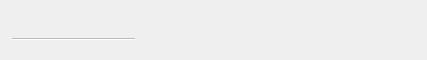
<?xml version="1.0" encoding="UTF-8"?>
<ui version="4.0">
 <class>TitleBar</class>
 <widget class="QWidget" name="TitleBar">
  <property name="geometry">
   <rect>
    <x>0</x>
    <y>0</y>
    <width>395</width>
    <height>60</height>
   </rect>
  </property>
  <property name="minimumSize">
   <size>
    <width>0</width>
    <height>60</height>
   </size>
  </property>
  <property name="baseSize">
   <size>
    <width>0</width>
    <height>50</height>
   </size>
  </property>
  <property name="windowTitle">
   <string>Form</string>
  </property>
  <layout class="QHBoxLayout" name="horizontalLayout">
   <property name="spacing">
    <number>2</number>
   </property>
   <property name="leftMargin">
    <number>0</number>
   </property>
   <property name="topMargin">
    <number>0</number>
   </property>
   <property name="rightMargin">
    <number>20</number>
   </property>
   <property name="bottomMargin">
    <number>0</number>
   </property>
   <item>
    <widget class="QWidget" name="widgetLogo" native="true">
     <property name="minimumSize">
      <size>
       <width>10</width>
       <height>60</height>
      </size>
     </property>
     <property name="maximumSize">
      <size>
       <width>150</width>
       <height>16777215</height>
      </size>
     </property>
     <layout class="QVBoxLayout" name="verticalLayout_2">
      <property name="spacing">
       <number>0</number>
      </property>
      <property name="leftMargin">
       <number>0</number>
      </property>
      <property name="topMargin">
       <number>0</number>
      </property>
      <property name="rightMargin">
       <number>0</number>
      </property>
      <property name="bottomMargin">
       <number>0</number>
      </property>
      <item>
       <spacer name="verticalSpacer">
        <property name="orientation">
         <enum>Qt::Vertical</enum>
        </property>
        <property name="sizeHint" stdset="0">
         <size>
          <width>0</width>
          <height>50</height>
         </size>
        </property>
       </spacer>
      </item>
     </layout>
    </widget>
   </item>
   <item>
    <layout class="QVBoxLayout" name="verticalLayout_3">
     <property name="spacing">
      <number>0</number>
     </property>
     <property name="bottomMargin">
      <number>0</number>
     </property>
     <item>
      <spacer name="verticalSpacer_4">
       <property name="orientation">
        <enum>Qt::Vertical</enum>
       </property>
       <property name="sizeHint" stdset="0">
        <size>
         <width>0</width>
         <height>2</height>
        </size>
       </property>
      </spacer>
     </item>
     <item>
      <widget class="QTabBar" name="tabWidget" native="true">
       <property name="minimumSize">
        <size>
         <width>0</width>
         <height>35</height>
        </size>
       </property>
      </widget>
     </item>
     <item>
      <spacer name="verticalSpacer_2">
       <property name="orientation">
        <enum>Qt::Vertical</enum>
       </property>
       <property name="sizeHint" stdset="0">
        <size>
         <width>0</width>
         <height>20</height>
        </size>
       </property>
      </spacer>
     </item>
    </layout>
   </item>
   <item>
    <spacer name="horizontalSpacer">
     <property name="orientation">
      <enum>Qt::Horizontal</enum>
     </property>
     <property name="sizeHint" stdset="0">
      <size>
       <width>0</width>
       <height>20</height>
      </size>
     </property>
    </spacer>
   </item>
   <item>
    <spacer name="horizontalSpacer_3">
     <property name="orientation">
      <enum>Qt::Horizontal</enum>
     </property>
     <property name="sizeType">
      <enum>QSizePolicy::Fixed</enum>
     </property>
     <property name="sizeHint" stdset="0">
      <size>
       <width>0</width>
       <height>20</height>
      </size>
     </property>
    </spacer>
   </item>
   <item>
    <layout class="QVBoxLayout" name="verticalLayout">
     <item>
      <widget class="QLabel" name="lblBalance">
       <property name="minimumSize">
        <size>
         <width>270</width>
         <height>57</height>
        </size>
       </property>
       <property name="maximumSize">
        <size>
         <width>16777215</width>
         <height>37</height>
        </size>
       </property>
       <property name="font">
        <font>
         <pointsize>17</pointsize>
        </font>
       </property>
       <property name="text">
        <string/>
       </property>
       <property name="alignment">
        <set>Qt::AlignRight|Qt::AlignTop|Qt::AlignTrailing</set>
       </property>
      </widget>
     </item>
     <item>
      <spacer name="verticalSpacer_3">
       <property name="orientation">
        <enum>Qt::Vertical</enum>
       </property>
       <property name="sizeHint" stdset="0">
        <size>
         <width>0</width>
         <height>0</height>
        </size>
       </property>
      </spacer>
     </item>
    </layout>
   </item>
  </layout>
 </widget>
 <customwidgets>
  <customwidget>
   <class>QTabBar</class>
   <extends>QWidget</extends>
   <header>qtabbar.h</header>
  </customwidget>
 </customwidgets>
 <resources/>
 <connections/>
</ui>
